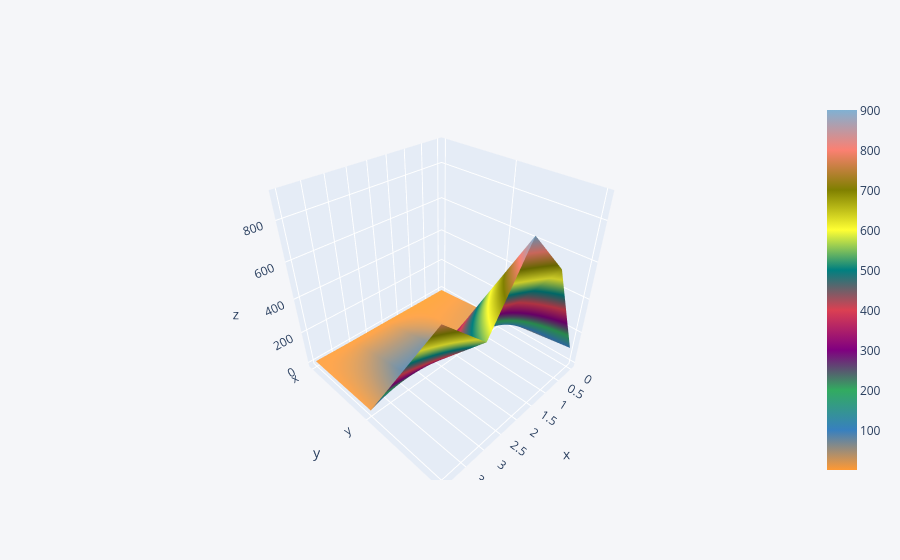

Here is the notebook cell this chart was saved with:
### Code cell
df3.iplot(kind='surface')

### Figure 1 — Plotly figure (JSON) as saved in the notebook; plotly's stock layout.template omitted (floating-point values rounded to 4 significant figures)
{"data": [{"colorscale": [[0, "rgb(255, 153, 51)"], [0.1111, "rgb(55, 128, 191)"], [0.2222, "rgb(50, 171, 96)"], [0.3333, "rgb(128, 0, 128)"], [0.4444, "rgb(219, 64, 82)"], [0.5556, "rgb(0, 128, 128)"], [0.6667, "rgb(255, 255, 51)"], [0.7778, "rgb(128, 128, 0)"], [0.8889, "rgb(251, 128, 114)"], [1, "rgb(128, 177, 211)"]], "type": "surface", "x": [0, 1, 2, 3, 4], "y": ["x", "y", "z"], "z": [[1, 2, 4, 5, 9], [34, 23, 90, 89, 12], [100, 665, 903, 564, 778]]}], "layout": {"legend": {"bgcolor": "#F5F6F9", "font": {"color": "#4D5663"}}, "paper_bgcolor": "#F5F6F9", "plot_bgcolor": "#F5F6F9", "title": {"font": {"color": "#4D5663"}}, "xaxis": {"gridcolor": "#E1E5ED", "showgrid": true, "tickfont": {"color": "#4D5663"}, "title": {"font": {"color": "#4D5663"}, "text": ""}, "zerolinecolor": "#E1E5ED"}, "yaxis": {"gridcolor": "#E1E5ED", "showgrid": true, "tickfont": {"color": "#4D5663"}, "title": {"font": {"color": "#4D5663"}, "text": ""}, "zerolinecolor": "#E1E5ED"}}}
